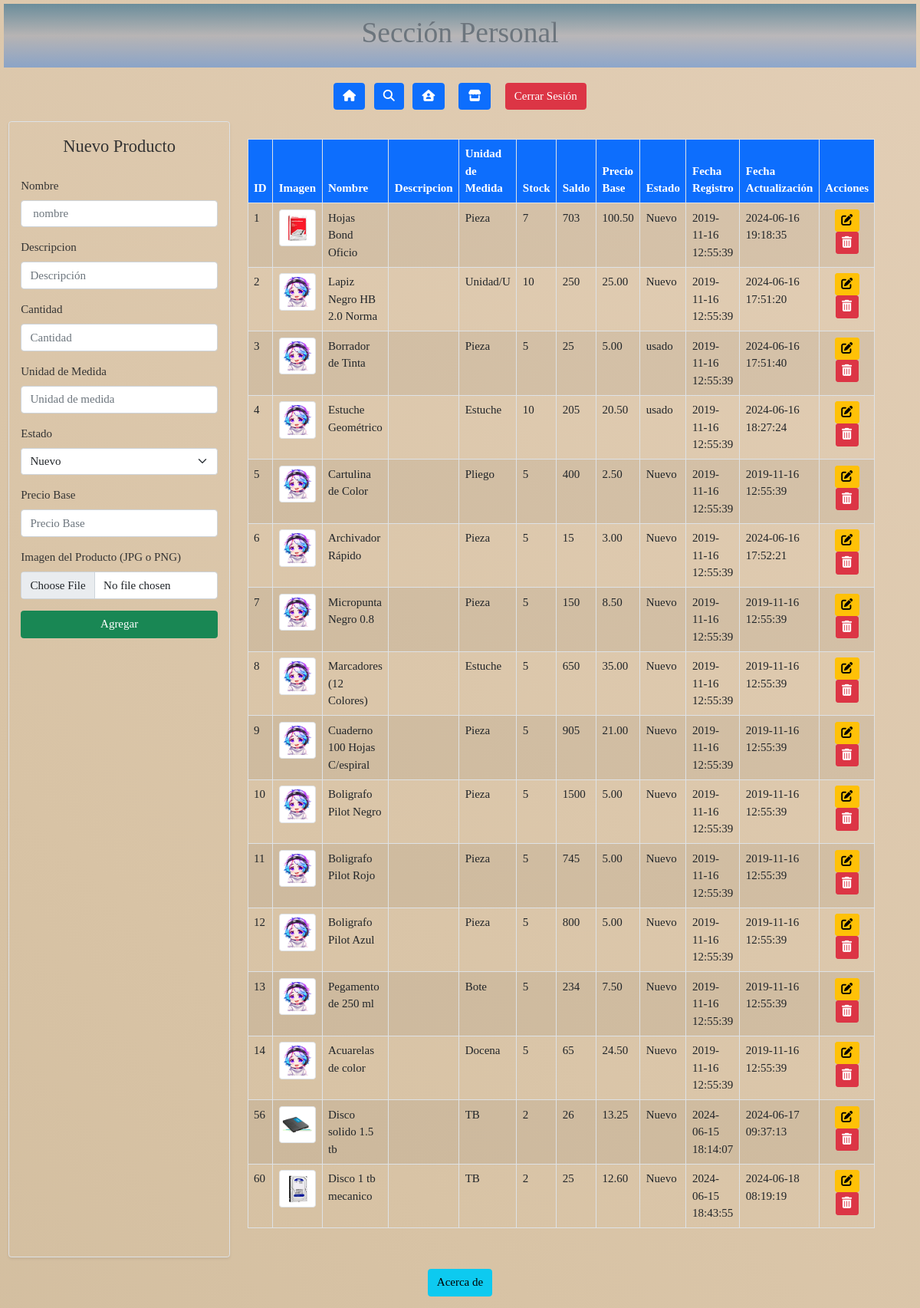
The app's page /php/pantallas/user.php with its own data.
### tables this page shows
CREATE TABLE `producto` (
  `id` int(11) NOT NULL AUTO_INCREMENT,
  `descripcion` varchar(150) NOT NULL,
  descripcion_complete tinytext ,
  `stock` int(20) NOT NULL DEFAULT 5,
  `unidadMedida` varchar(25) NOT NULL,
  `saldo` double(11,0) NOT NULL,
  `precioBase` decimal(18,2) NOT NULL,
  `fechaRegistro` timestamp NOT NULL DEFAULT current_timestamp(),
  `fechaActualizacion` timestamp NULL DEFAULT NULL,
  `img` varchar(400) NOT NULL DEFAULT 'back.png',
  `idUsuario` int(11) DEFAULT 1,
  `estado` int(11) DEFAULT 1,
  `categoria` int(11) DEFAULT 1,
  PRIMARY KEY (`id`),
  KEY `fk_producto_usuario` (`idUsuario`),
  KEY `fk_producto_estadoproducto` (`estado`),
  CONSTRAINT `fk_producto_estadoproducto` FOREIGN KEY (`estado`) REFERENCES `estadoproducto` (`idestadoProducto`),
  CONSTRAINT `fk_producto_usuario` FOREIGN KEY (`idUsuario`) REFERENCES `usuario` (`idUsuario`)
);

CREATE TABLE `estadoproducto` (
  `idestadoProducto` int(11) NOT NULL AUTO_INCREMENT,
  `estado` varchar(25) NOT NULL,
  PRIMARY KEY (`idestadoProducto`)
);

### php/pantallas/user.php (the view, shortened to what this page needs)
<!DOCTYPE html>
<html lang="es">
<head>
    <link href="https://cdn.jsdelivr.net/npm/bootstrap@5.0.2/dist/css/bootstrap.min.css" rel="stylesheet">
    <link rel="stylesheet" href="/css/user.css">
</head>
<body class="hidden">
    <header class="text-center py-3">
        <h1 class="text-center text-secondary font-weight-bold ">Sección Personal <?=$_SESSION['usuario'].$_SESSION['user_id']?></h1>
    </header>
    <nav class="text-center my-3">
        <button class="btn btn-primary mx-2" title="inicio" onclick="window.location='/index.php'"><i class="fa-solid fa-house"></i></button>
        <a class="btn btn-primary" data-bs-toggle="modal" title="buscar" href="#exampleModalToggle" role="button"><i class="fa-solid fa-magnifying-glass"></i></a>
        <buttom class="btn btn-primary mx-2 " title="perfil" onclick="perfil()"><i class="fa-solid fa-house-user"></i></buttom>
        <buttom class="btn btn-primary mx-2 " title="vender" onclick="window.location.href='/php/pantallas/vender.php'"><i class="fa-solid fa-store"></i></buttom>
        <button class="btn btn-danger mx-2" title="cerrar sesion" onclick="cerrarSesion()">Cerrar Sesión</button>
    </nav>
    <div class="container-fluid row">
    <form class="col-3 p-3 border rounded shadow-sm" method="POST" enctype="multipart/form-data">
            <fieldset>
                <legend class="text-center">Nuevo Producto</legend>
                <?php
                require_once '../controladores/nuevoproducto.php';
                ?>
                <div class="mb-3">
                    <label for="nombre" class="form-label"> Nombre</label>
                    <input type="text" id="nombre" name="nombre" class="form-control"
                        placeholder=" nombre">
                </div>
                <div class="mb-3">
                    <label for="descripcion" class="form-label"> Descripcion </label>
                    <input type="text" id="descripcion" name="descripcion" class="form-control"
                        placeholder="Descripción ">
                </div>
                <div class="mb-3">
                    <label for="cantidad" class="form-label">Cantidad</label>
                    <input type="number" id="cantidad" name="cantidad" class="form-control" placeholder="Cantidad">
                </div>
                <div class="mb-3">
                    <label for="medida" class="form-label">Unidad de Medida</label>
                    <input type="text" id="medida" name="medida" class="form-control" placeholder="Unidad de medida">
                </div>
                <div class="mb-3">
                    <label for="estadoSelect" class="form-label">Estado</label>
                    <select id="estadoSelect" name="estado" class="form-select">
                        <?php
                        $es = $conn->query('select *from estadoproducto');
                        if ($es->num_rows > 0) {
                            while ($estado = $es->fetch_assoc()) {
                        ?>
                        <option value="<?= $estado['idestadoProducto'] ?>"><?= $estado['estado'] ?></option>
                        <?php
                            }
                        }
                        ?>
                    </select>
                </div>
                <div class="mb-3">
                    <label for="precioBase" class="form-label" step="any">Precio Base</label>
                    <input type="decimal" name="precioBase" id="precioBase" class="form-control"
                        placeholder="Precio Base">
                </div>
                <div class="mb-3">
                    <label for="formFile" class="form-label">Imagen del Producto (JPG o PNG)</label>
                    <input class="form-control" type="file" name="img" id="formFile" >
                </div>
                <button type="buttom" name="btnregistrar" value="ok" class="btn btn-success w-100" >Agregar</button>
            </fieldset>
        </form>
        <div class="col-8 p-4">
        <?php
            require_once '../controladores/eliminarProducto.php'
        ?>
            <table class="table table-striped table-hover table-bordered">
                <thead class="bg-primary text-white">
                    <tr>
                        <th scope="col">ID</th>
                        <th scope="col">Imagen</th>
                        <th scope="col">Nombre</th>
                        <th scope="col">Descripcion</th>
                        <th scope="col">Unidad de Medida</th>
                        <th scope="col">Stock</th>
                        <th scope="col">Saldo</th>
                        <th scope="col">Precio Base</th>
                        <th scope="col">Estado</th>
                        <th scope="col">Fecha Registro</th>
                        <th scope="col">Fecha Actualización</th>
                        <th scope="col">Acciones</th>
                    </tr>
                </thead>
                <tbody>
                    <?php
                    $sql = ' select producto.id, producto.img ,producto.descripcion,producto.unidadMedida,producto.stock,
                            producto.saldo ,producto.precioBase, estadoproducto.estado,producto.fechaRegistro,
                            producto.fechaActualizacion,producto.idUsuario,producto.descripcion_complete
                            from producto
                            inner join estadoproducto on producto.estado=estadoproducto.idestadoProducto  order by 1';
                    $result = $conn->query($sql);
                    if ($result->num_rows > 0) {
                        while ($datos = $result->fetch_assoc()) {
                            ?>
                            <tr>
                                <td><?= $datos['id'] ?></td>
                                <td><img src="/img/<?= $datos['img'] ?>" alt="img" class="img-thumbnail" width="60"></td>
                                <td><?= $datos['descripcion'] ?></td>
                                <td><?= $datos['descripcion_complete']?></td>
                                <td><?= $datos['unidadMedida'] ?></td>
                                <td><?= $datos['stock']?></td>
                                <td><?= $datos['saldo'] ?></td>
                                <td><?= $datos['precioBase'] ?></td>
                                <td><?= $datos['estado'] ?></td>
                                <td><?= $datos['fechaRegistro'] ?></td>
                                <td><?= $datos['fechaActualizacion'] ?></td>
                                <td class="text-center">
                                    <a href="/php/pantallas/modifyProduct.php?id=<?=$datos['id']?>" class="btn btn-warning btn-sm"><i class="fa-solid fa-pen-to-square"></i></a>
                                    <a href="/php/pantallas/user.php?id=<?=$datos['id']?>&&img=<?=$datos['img']?>&&page=user" class="btn btn-danger btn-sm"><i class="fa-solid fa-trash-can"></i></a>
                                </td>
                            </tr>
                            <?php
                        }
                    } else {
                        echo "<tr><td colspan='10' class='text-center'>0 resultados</td></tr>";
                    }
                    ?>
                </tbody>
            </table>
        </div>
    </div>
    <footer class="text-center py-3">
        <button class="btn btn-info">Acerca de</button>
    </footer>
</body>
</html>

### css/user.css (style rules this page uses)
* { font-size: 15px; }
header { background: linear-gradient(#6b8d9b,rgba(78, 124, 199, 0.267),rgba(16, 109, 238, 0.4)); margin: 5px; padding: 5px; color: #fff; }
body { display: flex; flex-direction: column; min-height: 100vh; background: linear-gradient(45deg, #b29f7d, #d8c3a5, #f4e1d2); background-size: 400% 400%; animation: gradientAnimation 15s ease infinite; color: #333; font-family: 'Times New Roman', Times, serif; }

### records on screen
producto: id "1", img (picture), descripcion "Hojas Bond Oficio", unidadMedida "Pieza", stock "7", saldo "703", precioBase "100.50", estado.estado "Nuevo", fechaRegistro "2019-11-16 12:55:39", fechaActualizacion "2024-06-16 19:18:35"
producto: id "2", img (placeholder picture), descripcion "Lapiz Negro HB 2.0 Norma", unidadMedida "Unidad/U", stock "10", saldo "250", precioBase "25.00", estado.estado "Nuevo", fechaRegistro "2019-11-16 12:55:39", fechaActualizacion "2024-06-16 17:51:20"
producto: id "3", img (placeholder picture), descripcion "Borrador de Tinta", unidadMedida "Pieza", stock "5", saldo "25", precioBase "5.00", estado.estado "usado", fechaRegistro "2019-11-16 12:55:39", fechaActualizacion "2024-06-16 17:51:40"
producto: id "4", img (placeholder picture), descripcion "Estuche Geométrico", unidadMedida "Estuche", stock "10", saldo "205", precioBase "20.50", estado.estado "usado", fechaRegistro "2019-11-16 12:55:39", fechaActualizacion "2024-06-16 18:27:24"
producto: id "5", img (placeholder picture), descripcion "Cartulina de Color", unidadMedida "Pliego", stock "5", saldo "400", precioBase "2.50", estado.estado "Nuevo", fechaRegistro "2019-11-16 12:55:39", fechaActualizacion "2019-11-16 12:55:39"
producto: id "6", img (placeholder picture), descripcion "Archivador Rápido", unidadMedida "Pieza", stock "5", saldo "15", precioBase "3.00", estado.estado "Nuevo", fechaRegistro "2019-11-16 12:55:39", fechaActualizacion "2024-06-16 17:52:21"
producto: id "7", img (placeholder picture), descripcion "Micropunta Negro 0.8", unidadMedida "Pieza", stock "5", saldo "150", precioBase "8.50", estado.estado "Nuevo", fechaRegistro "2019-11-16 12:55:39", fechaActualizacion "2019-11-16 12:55:39"
producto: id "8", img (placeholder picture), descripcion "Marcadores (12 Colores)", unidadMedida "Estuche", stock "5", saldo "650", precioBase "35.00", estado.estado "Nuevo", fechaRegistro "2019-11-16 12:55:39", fechaActualizacion "2019-11-16 12:55:39"
producto: id "9", img (placeholder picture), descripcion "Cuaderno 100 Hojas C/espiral", unidadMedida "Pieza", stock "5", saldo "905", precioBase "21.00", estado.estado "Nuevo", fechaRegistro "2019-11-16 12:55:39", fechaActualizacion "2019-11-16 12:55:39"
producto: id "10", img (placeholder picture), descripcion "Boligrafo Pilot Negro", unidadMedida "Pieza", stock "5", saldo "1500", precioBase "5.00", estado.estado "Nuevo", fechaRegistro "2019-11-16 12:55:39", fechaActualizacion "2019-11-16 12:55:39"
producto: id "11", img (placeholder picture), descripcion "Boligrafo Pilot Rojo", unidadMedida "Pieza", stock "5", saldo "745", precioBase "5.00", estado.estado "Nuevo", fechaRegistro "2019-11-16 12:55:39", fechaActualizacion "2019-11-16 12:55:39"
producto: id "12", img (placeholder picture), descripcion "Boligrafo Pilot Azul", unidadMedida "Pieza", stock "5", saldo "800", precioBase "5.00", estado.estado "Nuevo", fechaRegistro "2019-11-16 12:55:39", fechaActualizacion "2019-11-16 12:55:39"
producto: id "13", img (placeholder picture), descripcion "Pegamento de 250 ml", unidadMedida "Bote", stock "5", saldo "234", precioBase "7.50", estado.estado "Nuevo", fechaRegistro "2019-11-16 12:55:39", fechaActualizacion "2019-11-16 12:55:39"
producto: id "14", img (placeholder picture), descripcion "Acuarelas de color", unidadMedida "Docena", stock "5", saldo "65", precioBase "24.50", estado.estado "Nuevo", fechaRegistro "2019-11-16 12:55:39", fechaActualizacion "2019-11-16 12:55:39"
producto: id "56", img (picture), descripcion "Disco solido 1.5 tb", unidadMedida "TB", stock "2", saldo "26", precioBase "13.25", estado.estado "Nuevo", fechaRegistro "2024-06-15 18:14:07", fechaActualizacion "2024-06-17 09:37:13"
producto: id "60", img (picture), descripcion "Disco 1 tb mecanico", unidadMedida "TB", stock "2", saldo "25", precioBase "12.60", estado.estado "Nuevo", fechaRegistro "2024-06-15 18:43:55", fechaActualizacion "2024-06-18 08:19:19"

### other values on screen
form field estado "Nuevo"
